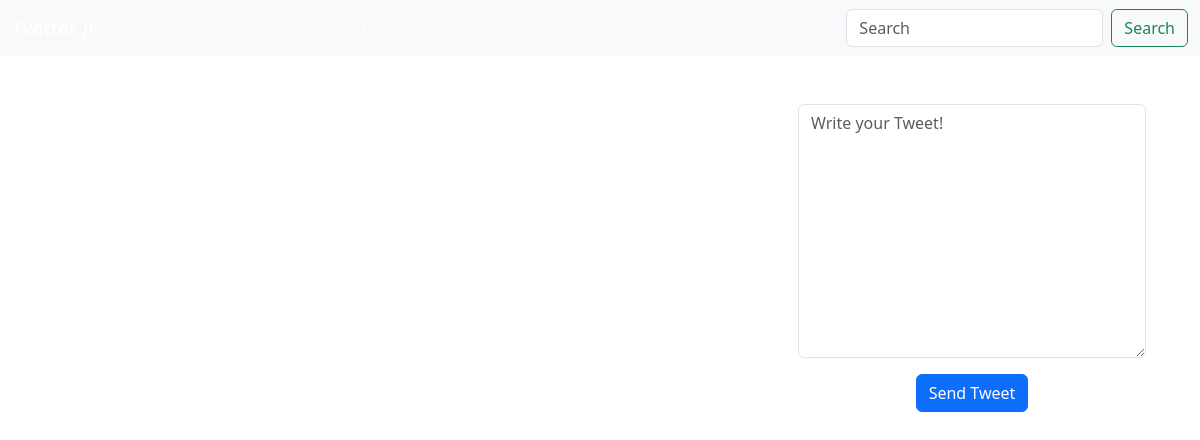
Page / (signed in) on the earlier database version.
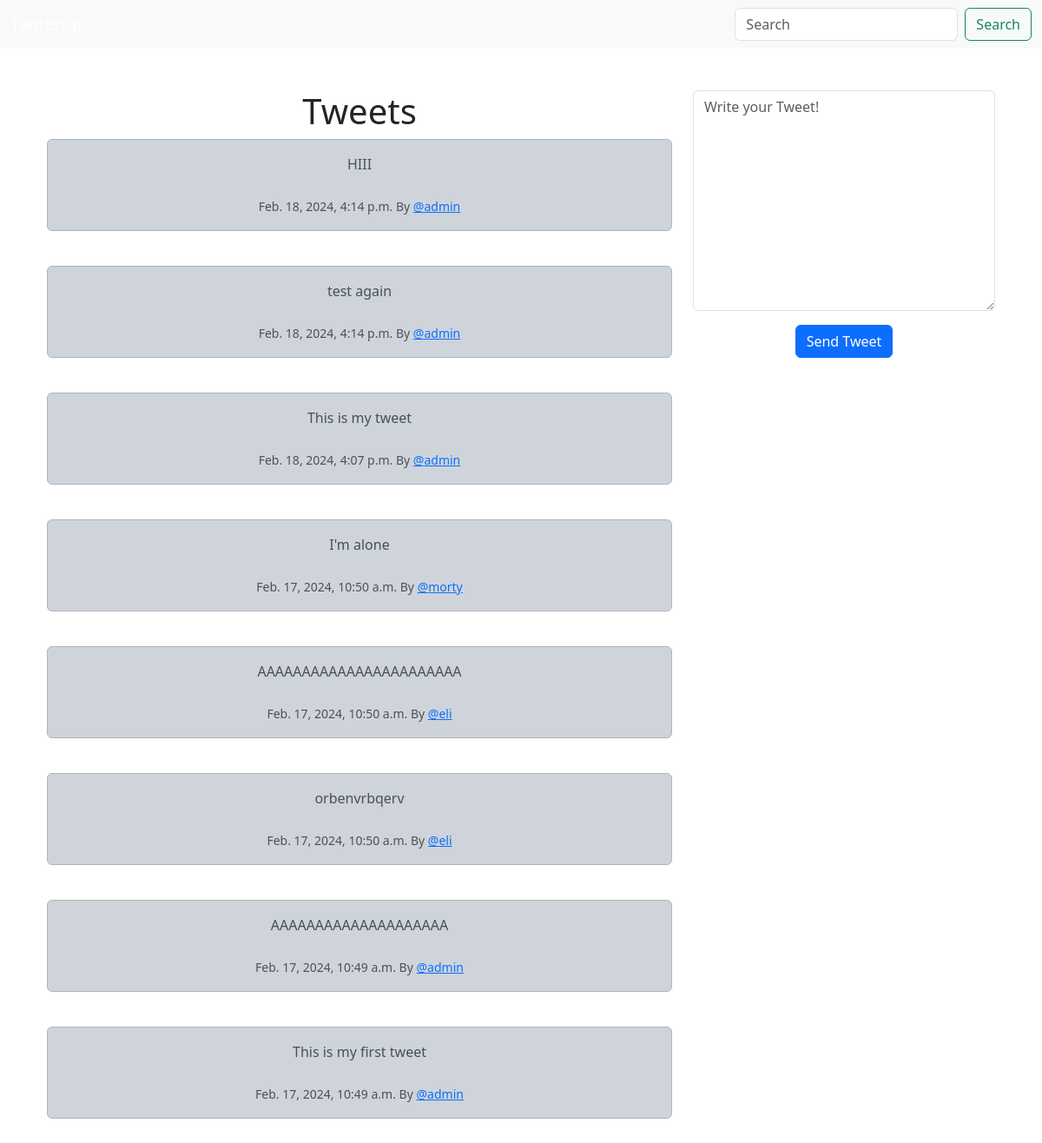
Same page on the later database version.
### twitter/models.py (models this page shows, shortened)
class Tweet(models.Model):
    user = models.ForeignKey(
        User,
        related_name='tweets',
        on_delete=models.DO_NOTHING,
    )
    body = models.CharField(max_length=400)
    created_at = models.DateTimeField(auto_now_add=True)

### twitter/views.py (the view, shortened to what this page needs)
# urls.py: path('', views.home, name='home'),
def home(request):
    if request.user.is_authenticated:
        form = TweetForm(request.POST or None)
        tweets = Tweet.objects.all().order_by('-created_at')
        return render(request, 'home.html', {'tweets': tweets, 'form': form})
    else:
        tweets = Tweet.objects.all().order_by('-created_at')
        return render(request, 'home.html', {})

### twitter/forms.py
class TweetForm(forms.ModelForm):
    body = forms.CharField(required=True,
                           widget=forms.Textarea(
                               attrs={
                                   'placeholder': "Write your Tweet!",
                                   'class': 'form-control',
                               }
                           ),
                           label='',
                           )
    class Meta:
        model = Tweet
        exclude = ('user',)

### twitter/templates/home.html (shortened to what this page needs)
{% extends 'base.html' %}
{% block content %}
<div class="container text-center">
    <div class="row">
        <div class="col-lg-8 col-ld-8 col-sm-8 col-12">
            {% if tweets %}
            <h1>Tweets</h1>
            {% for tweet in tweets %}
                <div class="alert alert-dark" role="alert">
                  {{ tweet.body }} <br><br>
                  <small class="text-muted">{{ tweet.created_at }} By <a href="{% url 'profile' tweet.user.id %}">@{{ tweet.user.username|lower }}</a></small>
                </div>
                <br>
            {% endfor %}
            {% endif %}
        </div>
        <div class="col-lg-4 col-ld-4 col-sm-4 col-12">
            {% if form %}
            <form method="POST">
                {{ form.as_p }}
              <button type="submit" class="btn btn-primary">Send Tweet</button>
            </form>
            {% endif %}
</div>
    </div>
</div>
{% endblock %}

### twitter/templates/base.html (shortened to what this page needs)
<!doctype html>
<html lang="en">
  <head>
    <link href="https://cdn.jsdelivr.net/npm/bootstrap@5.3.2/dist/css/bootstrap.min.css" rel="stylesheet">
  </head>
  <body>
  {% include 'navbar.html' %} <br><br>
  <div class="container">
      {% block content %}
      {% endblock %}
  </div>
  </body>
</html>

### twitter/templates/navbar.html (shortened to what this page needs)
<nav class="navbar navbar-expand-lg bg-body-tertiary bg-dark navbar-dark">
  <div class="container-fluid">
    <a class="navbar-brand" href="{% url 'home' %}">Twitter Jr</a>
    <div class="collapse navbar-collapse" id="navbarSupportedContent">
      <ul class="navbar-nav me-auto mb-2 mb-lg-0">
        <li class="nav-item">
          <a class="nav-link" href="{% url 'profile_list' %}">Profiles List</a>
        </li>
        {% if user.is_authenticated %}
        <li class="nav-item">
          <a class="nav-link" href="{% url 'profile' request.user.id %}">My Profile</a>
        </li>
        <li class="nav-item">
          <a class="nav-link" href="{% url 'logout' %}">Logout</a>
        </li>
        {% endif %}
      </ul>
      <form class="d-flex" role="search">
        <input class="form-control me-2" type="search" placeholder="Search" aria-label="Search">
        <button class="btn btn-outline-success" type="submit">Search</button>
      </form>
    </div>
  </div>
</nav>

Differences in the rows shown:
added Tweet: body "HIII", created_at "Feb. 18, 2024, 4:14 p.m.", user.username "admin"
added Tweet: body "test again", created_at "Feb. 18, 2024, 4:14 p.m.", user.username "admin"
added Tweet: body "This is my tweet", created_at "Feb. 18, 2024, 4:07 p.m.", user.username "admin"
added Tweet: body "I'm alone", created_at "Feb. 17, 2024, 10:50 a.m.", user.username "morty"
added Tweet: body "AAAAAAAAAAAAAAAAAAAAAAA", created_at "Feb. 17, 2024, 10:50 a.m.", user.username "eli"
added Tweet: body "orbenvrbqerv", created_at "Feb. 17, 2024, 10:50 a.m.", user.username "eli"
added Tweet: body "AAAAAAAAAAAAAAAAAAAA", created_at "Feb. 17, 2024, 10:49 a.m.", user.username "admin"
added Tweet: body "This is my first tweet", created_at "Feb. 17, 2024, 10:49 a.m.", user.username "admin"
Other differences:
text now shown: "Tweets"
